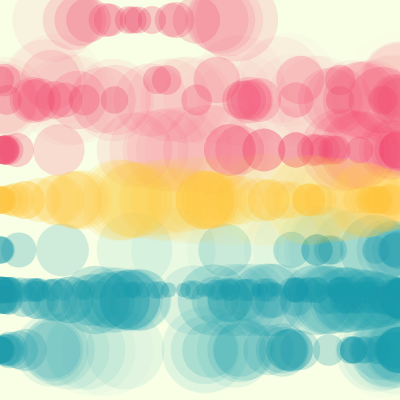
Frame 1 (no input)
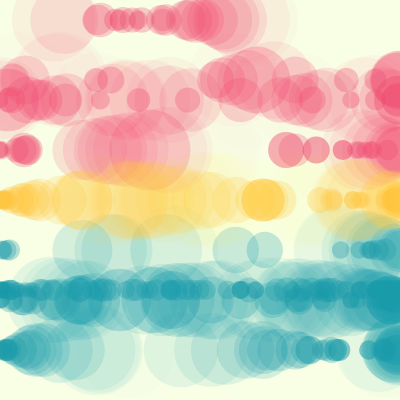
Frame 60 (no input)
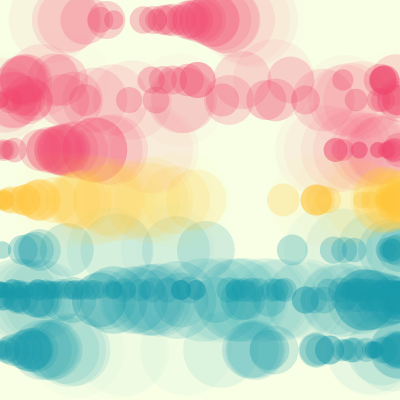
Frame 120 (the mouse pressed at the canvas centre since frame 60)

The p5.js sketch that drew these frames (run headless with seeded random() and noise() and a simulated clock; from frame 60 on, the mouse is pressed at the canvas centre):

// p5.js sketch
// ── sketch.js
let circles = [];

function setup() {
  createCanvas(400, 400);
  for (let i = 0; i < 30; i++) {
    circles.push({
      jitter: floor(random(1, 400)),
      y: 250,
      color: "#1B9AAA",
    });
  }

  for (let i = 0; i < 50; i++) {
    circles.push({
      jitter: floor(random(1, 200)),
      y: 150,
      color: "#EF476F",
    });
  }

  for (let i = 0; i < 50; i++) {
    circles.push({
      jitter: floor(random(100, 900)),
      y: 100,
      color: "#EF476F",
    });
  }

  for (let i = 0; i < 50; i++) {
    circles.push({
      jitter: floor(random(100, 900)),
      y: 80,
      color: "#EF476F",
      maxSize: 120,
    });
  }

  for (let i = 0; i < 50; i++) {
    circles.push({
      jitter: floor(random(1200, 1400)),
      y: 20,
      color: "#EF476F",
      maxSize: 200,
    });
  }

  for (let i = 0; i < 90; i++) {
    circles.push({
      jitter: floor(random(1, 400)),
      y: 200,
      color: "#FFC43D",
    });
  }
  for (let i = 0; i < 90; i++) {
    circles.push({
      jitter: floor(random(1, 400)),
      y: 290,
      color: "#1B9AAA",
      maxSize: 20,
    });
  }
  for (let i = 0; i < 90; i++) {
    circles.push({
      jitter: floor(random(1, 400)),
      y: 300,
      color: "#1B9AAA",
      maxSize: 50,
    });
  }
  for (let i = 0; i < 90; i++) {
    circles.push({
      jitter: floor(random(1, 400)),
      y: 350,
      color: "#1B9AAA",
      maxSize: randomGaussian(80, 10),
    });
  }
}

let globalTime = 0;

function draw() {
  background("#F8FFE5");

  for (const c of circles) {
    const time = globalTime + c.jitter;

    let offset = map(sin(time / 40), -1, 1, 0, 400);
    let offsetY = c.y;
    let size = map(
      sin(time / 24),
      0,
      1,
      c.maxSize || 60,
      noise((globalTime * 0.1 * c.jitter) / 80) * 40
    );
    strokeWeight(size);

    const blobColor = color(c.color);
    blobColor.setAlpha(map(size, 60, 80, 40, 20));
    stroke(blobColor);
    point(offset, offsetY);
  }

  globalTime += 0.2;
}
